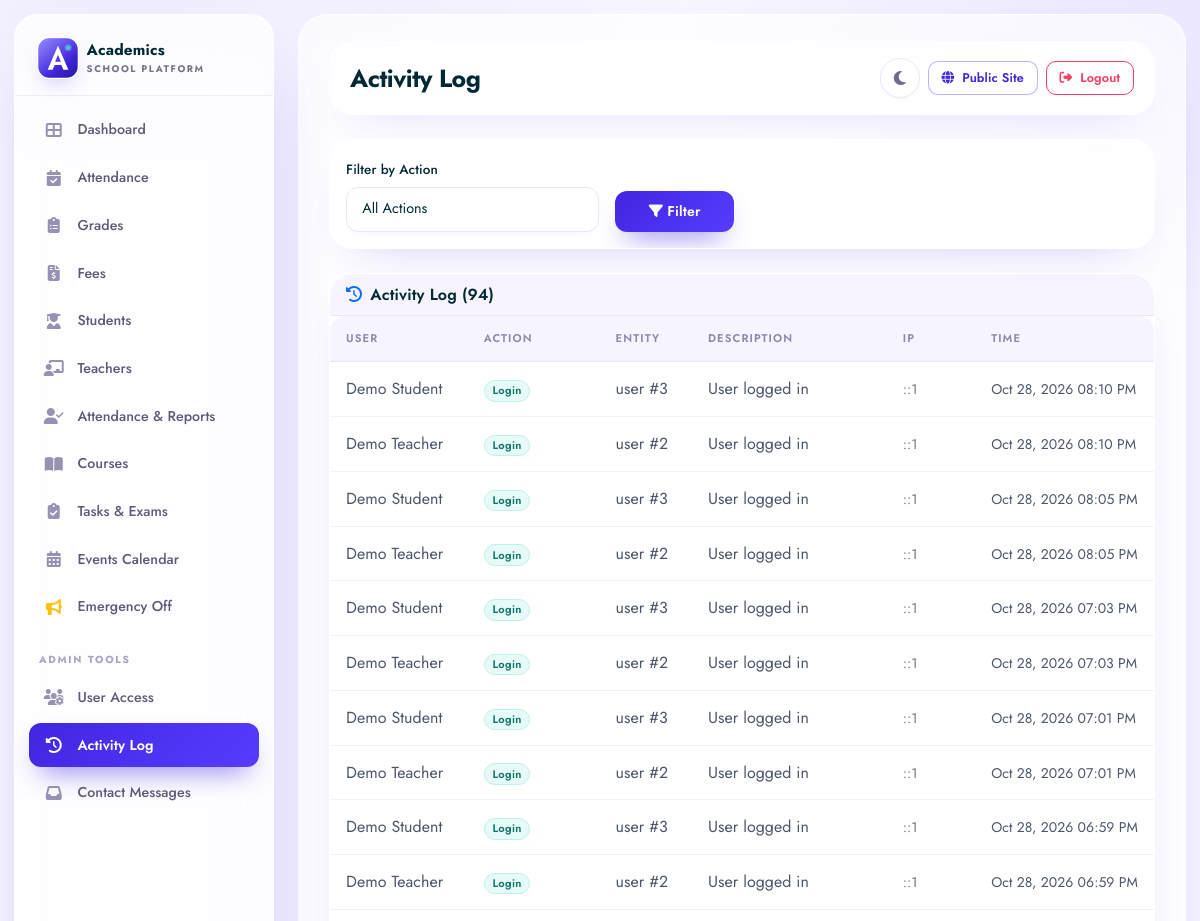
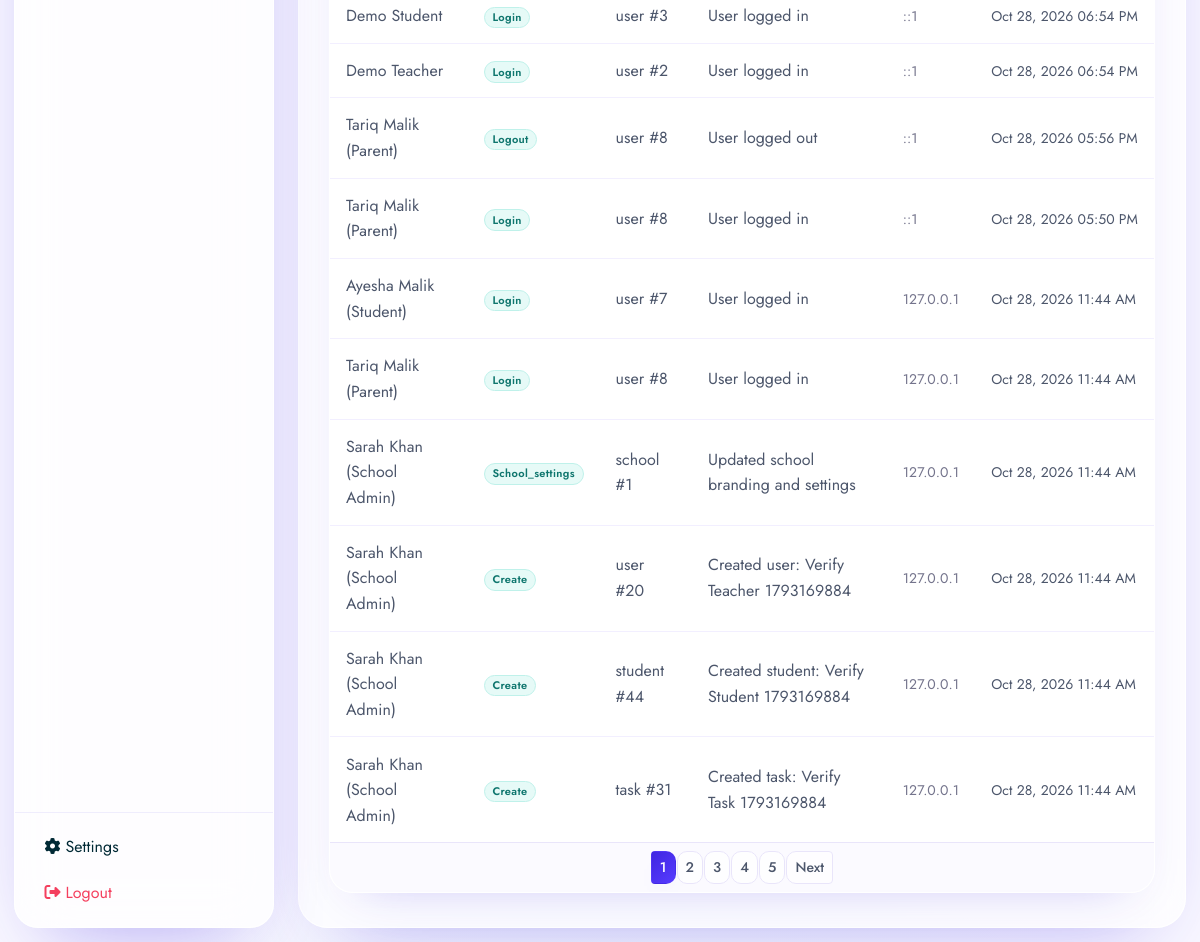
The page /admin/activity_log.php (signed in) on the database its author committed (2 pictures, top to bottom).
### tables this page shows
CREATE TABLE `activity_logs` (
  `id` int(11) NOT NULL AUTO_INCREMENT,
  `school_id` int(11) DEFAULT NULL,
  `user_id` int(11) DEFAULT NULL,
  `action` varchar(100) NOT NULL,
  `entity_type` varchar(50) DEFAULT NULL,
  `entity_id` int(11) DEFAULT NULL,
  `description` text DEFAULT NULL,
  `ip_address` varchar(45) DEFAULT NULL,
  `user_agent` varchar(255) DEFAULT NULL,
  `created_at` timestamp NOT NULL DEFAULT current_timestamp(),
  PRIMARY KEY (`id`),
  KEY `idx_user_id` (`user_id`),
  KEY `idx_action` (`action`),
  KEY `idx_created_at` (`created_at`),
  KEY `idx_logs_school` (`school_id`),
  CONSTRAINT `activity_logs_ibfk_1` FOREIGN KEY (`user_id`) REFERENCES `users` (`id`) ON DELETE SET NULL
);

CREATE TABLE `users` (
  `id` int(11) NOT NULL AUTO_INCREMENT,
  `school_id` int(11) DEFAULT NULL,
  `full_name` varchar(100) NOT NULL,
  `email` varchar(150) NOT NULL,
  `password` varchar(255) NOT NULL,
  `role` enum('admin','super_admin','school_admin','teacher','student','parent') NOT NULL DEFAULT 'student',
  `is_active` tinyint(1) DEFAULT 1,
  `last_login` timestamp NULL DEFAULT NULL,
  `created_at` timestamp NOT NULL DEFAULT current_timestamp(),
  `updated_at` timestamp NOT NULL DEFAULT current_timestamp() ON UPDATE current_timestamp(),
  PRIMARY KEY (`id`),
  UNIQUE KEY `email` (`email`),
  KEY `idx_email` (`email`),
  KEY `idx_role` (`role`),
  KEY `idx_is_active` (`is_active`),
  KEY `idx_users_school` (`school_id`)
);

### includes/functions.php (called while the page is built, shortened)
<?php
function e($string) {
    return htmlspecialchars($string ?? '', ENT_QUOTES, 'UTF-8');
}
function formatDateTime($date, $format = 'M d, Y h:i A') {
    return date($format, strtotime($date));
}
function getPagination($total, $perPage, $currentPage) {
    $totalPages = ceil($total / $perPage);
    $currentPage = max(1, min($currentPage, $totalPages));
    $offset = ($currentPage - 1) * $perPage;
    return [
        'total' => $total,
        'per_page' => $perPage,
        'current_page' => $currentPage,
        'total_pages' => $totalPages,
        'offset' => $offset,
        'has_prev' => $currentPage > 1,
        'has_next' => $currentPage < $totalPages
    ];
}

### admin/activity_log.php (the view, shortened to what this page needs)
<?php
require_once '../includes/header.php';
$page = isset($_GET['page']) ? max(1, (int)$_GET['page']) : 1;
$perPage = 20;
$offset = ($page - 1) * $perPage;
$action = trim($_GET['action'] ?? '');
$where = ['1=1'];
$params = [];
if (!isSuperAdmin()) {
    $where[] = '(al.school_id = ? OR u.school_id = ?)';
    $params[] = currentSchoolId();
    $params[] = currentSchoolId();
}
$whereClause = implode(' AND ', $where);
$stmt = $pdo->prepare("SELECT COUNT(*) as total FROM activity_logs al LEFT JOIN users u ON al.user_id = u.id WHERE $whereClause");
$stmt->execute($params);
$total = $stmt->fetch()['total'];
$pagination = getPagination($total, $perPage, $page);
$stmt = $pdo->prepare("SELECT al.*, u.full_name FROM activity_logs al LEFT JOIN users u ON al.user_id = u.id WHERE $whereClause ORDER BY al.created_at DESC LIMIT ? OFFSET ?");
$params[] = $perPage;
$params[] = $offset;
$stmt->execute($params);
$logs = $stmt->fetchAll();
?>
<div class="card mb-4">
    <div class="card-body">
        <form method="GET" class="row g-3 align-items-end">
            <div class="col-md-4">
                <label class="form-label">Filter by Action</label>
                <select name="action" class="form-select">
                    <option value="">All Actions</option>
                </select>
            </div>
            <div class="col-md-2">
                <button type="submit" class="btn btn-primary w-100"><i class="fas fa-filter"></i> Filter</button>
            </div>
        </form>
    </div>
</div>
<div class="card">
    <div class="card-header"><i class="fas fa-history me-2 text-primary"></i>Activity Log (<?php echo $total; ?>)</div>
    <div class="card-body p-0">
        <div class="table-responsive">
            <table class="table table-hover mb-0">
                <thead><tr><th>User</th><th>Action</th><th>Entity</th><th>Description</th><th>IP</th><th>Time</th></tr></thead>
                <tbody>
                    <?php foreach ($logs as $l): ?>
                    <tr>
                        <td><?php echo e($l['full_name'] ?: 'System'); ?></td>
                        <td><span class="badge bg-info"><?php echo e($l['action']); ?></span></td>
                        <td><?php echo e($l['entity_type'] ?: '-'); ?> <?php echo $l['entity_id'] ? '#' . $l['entity_id'] : ''; ?></td>
                        <td><?php echo e($l['description'] ?: '-'); ?></td>
                        <td><small class="text-muted"><?php echo e($l['ip_address']); ?></small></td>
                        <td><small><?php echo formatDateTime($l['created_at']); ?></small></td>
                    </tr>
                    <?php endforeach; ?>
                </tbody>
            </table>
        </div>
    </div>
    <?php if ($pagination['total_pages'] > 1): ?>
    <div class="card-footer">
        <nav><ul class="pagination pagination-sm mb-0 justify-content-center">
            <?php for ($i = 1; $i <= $pagination['total_pages']; $i++): ?>
            <li class="page-item <?php echo $i === $page ? 'active' : ''; ?>"><a class="page-link" href="?page=<?php echo $i; ?>&action=<?php echo urlencode($action); ?>"><?php echo $i; ?></a></li>
            <?php endfor; ?>
            <?php if ($pagination['has_next']): ?>
            <li class="page-item"><a class="page-link" href="?page=<?php echo $page+1; ?>&action=<?php echo urlencode($action); ?>">Next</a></li>
            <?php endif; ?>
        </ul></nav>
    </div>
    <?php endif; ?>
</div>
<?php require_once '../includes/footer.php'; ?>

### rows shown on the page
activity_logs: user.full_name "Demo Student", action "Login", entity_type "user", entity "3", description "User logged in", ip_address "::1", created_at "Oct 28, 2026 08:10 PM"
activity_logs: user.full_name "Demo Teacher", action "Login", entity_type "user", entity "2", description "User logged in", ip_address "::1", created_at "Oct 28, 2026 08:10 PM"
activity_logs: user.full_name "Demo Student", action "Login", entity_type "user", entity "3", description "User logged in", ip_address "::1", created_at "Oct 28, 2026 08:05 PM"
activity_logs: user.full_name "Demo Teacher", action "Login", entity_type "user", entity "2", description "User logged in", ip_address "::1", created_at "Oct 28, 2026 08:05 PM"
activity_logs: user.full_name "Demo Student", action "Login", entity_type "user", entity "3", description "User logged in", ip_address "::1", created_at "Oct 28, 2026 07:03 PM"
activity_logs: user.full_name "Demo Teacher", action "Login", entity_type "user", entity "2", description "User logged in", ip_address "::1", created_at "Oct 28, 2026 07:03 PM"
activity_logs: user.full_name "Demo Student", action "Login", entity_type "user", entity "3", description "User logged in", ip_address "::1", created_at "Oct 28, 2026 07:01 PM"
activity_logs: user.full_name "Demo Teacher", action "Login", entity_type "user", entity "2", description "User logged in", ip_address "::1", created_at "Oct 28, 2026 07:01 PM"
activity_logs: user.full_name "Demo Student", action "Login", entity_type "user", entity "3", description "User logged in", ip_address "::1", created_at "Oct 28, 2026 06:59 PM"
activity_logs: user.full_name "Demo Teacher", action "Login", entity_type "user", entity "2", description "User logged in", ip_address "::1", created_at "Oct 28, 2026 06:59 PM"
activity_logs: user.full_name "Demo Student", action "Login", entity_type "user", entity "3", description "User logged in", ip_address "::1", created_at "Oct 28, 2026 06:54 PM"
activity_logs: user.full_name "Demo Teacher", action "Login", entity_type "user", entity "2", description "User logged in", ip_address "::1", created_at "Oct 28, 2026 06:54 PM"
activity_logs: user.full_name "Tariq Malik (Parent)", action "Logout", entity_type "user", entity "8", description "User logged out", ip_address "::1", created_at "Oct 28, 2026 05:56 PM"
activity_logs: user.full_name "Tariq Malik (Parent)", action "Login", entity_type "user", entity "8", description "User logged in", ip_address "::1", created_at "Oct 28, 2026 05:50 PM"
activity_logs: user.full_name "Ayesha Malik (Student)", action "Login", entity_type "user", entity "7", description "User logged in", ip_address "127.0.0.1", created_at "Oct 28, 2026 11:44 AM"
activity_logs: user.full_name "Tariq Malik (Parent)", action "Login", entity_type "user", entity "8", description "User logged in", ip_address "127.0.0.1", created_at "Oct 28, 2026 11:44 AM"
activity_logs: user.full_name "Sarah Khan (School Admin)", action "School_settings", entity_type "school", entity "1", description "Updated school branding and settings", ip_address "127.0.0.1", created_at "Oct 28, 2026 11:44 AM"
activity_logs: user.full_name "Sarah Khan (School Admin)", action "Create", entity_type "user", entity "20", description "Created user: Verify Teacher 1793169884", ip_address "127.0.0.1", created_at "Oct 28, 2026 11:44 AM"
activity_logs: user.full_name "Sarah Khan (School Admin)", action "Create", entity_type "student", entity "44", description "Created student: Verify Student 1793169884", ip_address "127.0.0.1", created_at "Oct 28, 2026 11:44 AM"
activity_logs: user.full_name "Sarah Khan (School Admin)", action "Create", entity_type "task", entity "31", description "Created task: Verify Task 1793169884", ip_address "127.0.0.1", created_at "Oct 28, 2026 11:44 AM"

### other values the page prints
$page_title "Activity Log"
$total "94"
